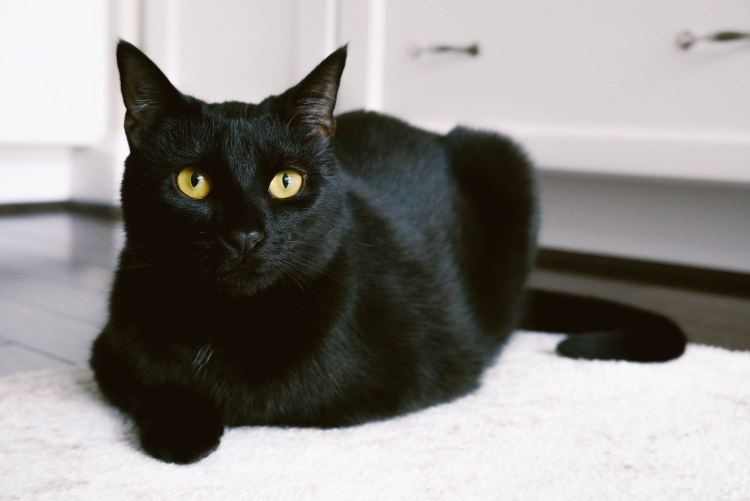
#> input picture Learn/Special_Topic_AI/black-cat-kitchen-rug-getty.jpg, 1500 x 1001 px (shown at 1/2 size)
$ python '[week11]image_feature_engineering.py'
#> lines starting #> are read from the running program, lines starting #| are printed output that depends on the picture
import pandas as pd
import cv2
import matplotlib.pyplot as plt

img = cv2.imread('black-cat-kitchen-rug-getty.jpg')
#> img is the input picture: shape (1001, 1500, 3); mean B, G, R 136.2, 138.6, 141.5

output = cv2.resize(img,(1000,1000))
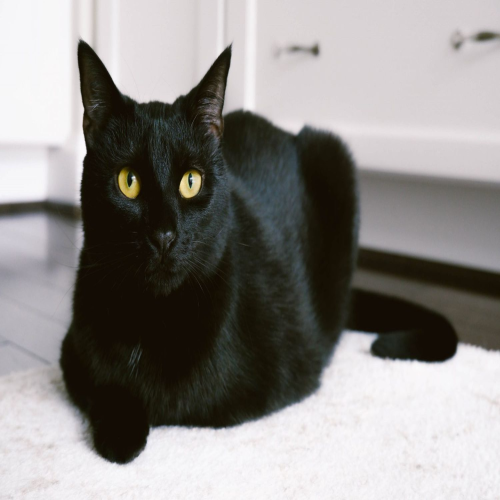
#> output: shape (1000, 1000, 3) (shown at 1/2 size); mean B, G, R 136.1, 138.6, 141.4

frameGRAY = cv2.cvtColor(output,cv2.COLOR_RGB2GRAY)
plt.imshow(frameGRAY)
plt.title("frameGRAY")
plt.show()
print("frameGRAY:",frameGRAY.shape)
#| frameGRAY: (1000, 1000)
print(frameGRAY)
#> (printed output is left out)
